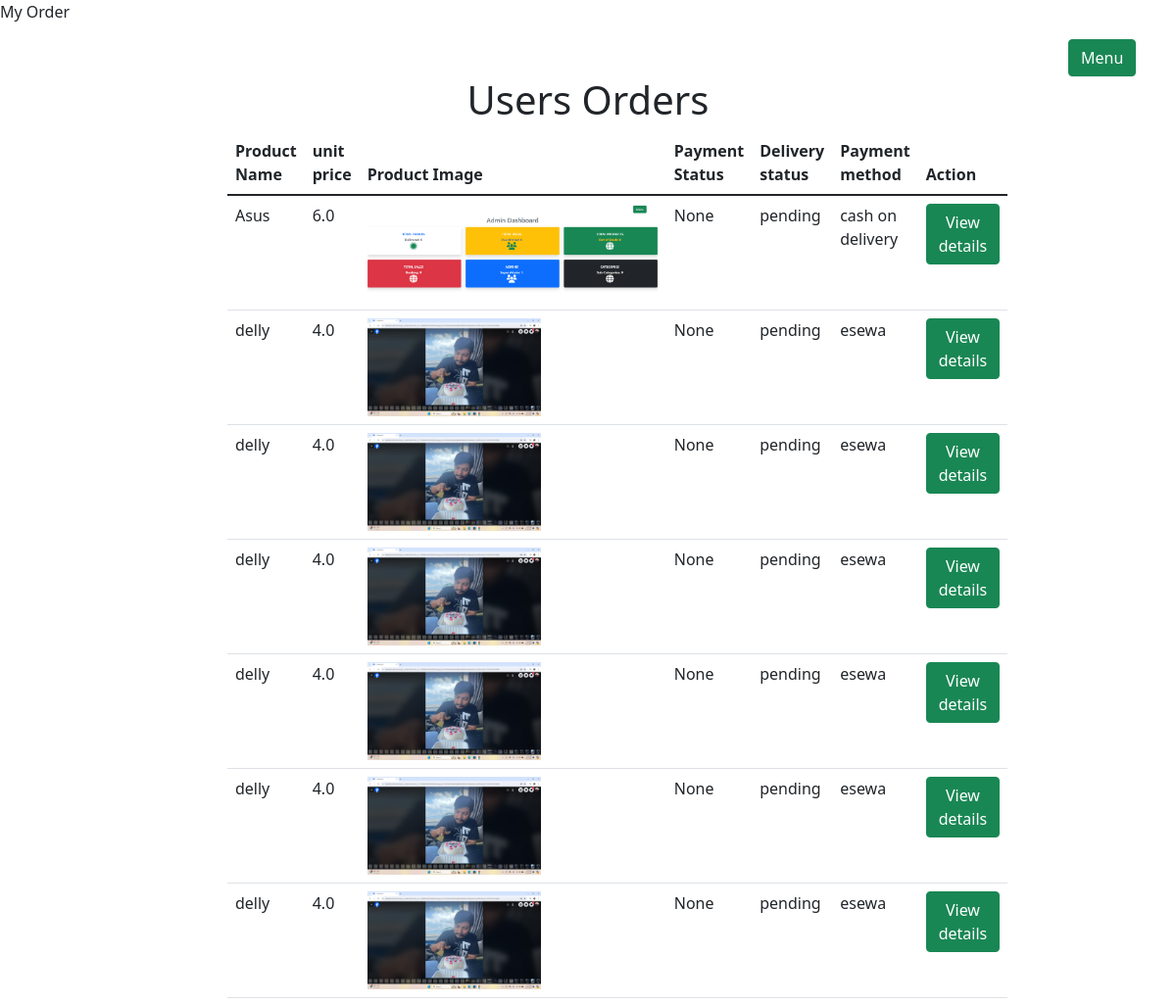
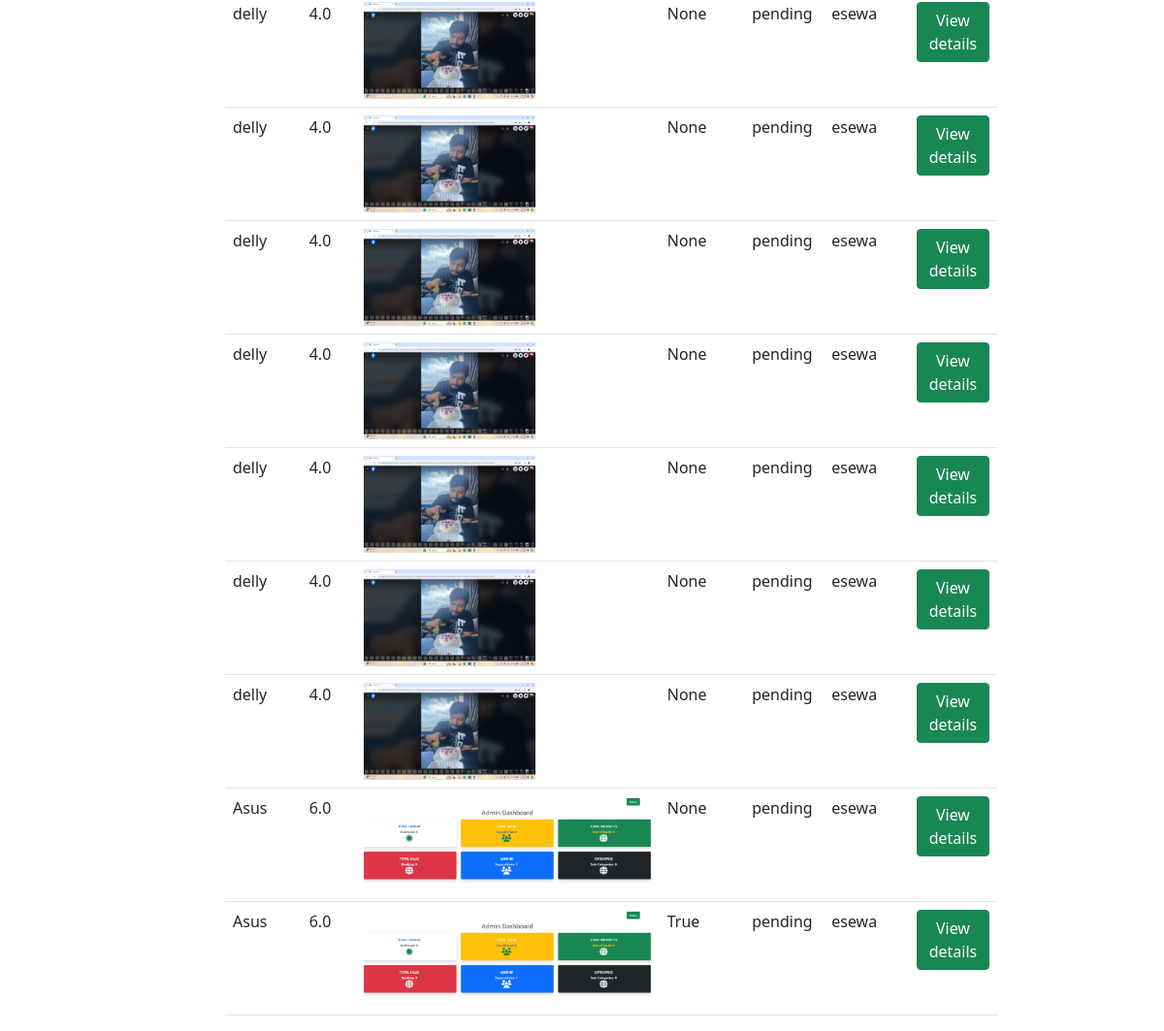
Page /admins/orders/ (signed in) on the committed database (2 pictures, top to bottom).
### users/models.py (models this page shows)
class Order(models.Model):
    payment=(
        ('cash on delivery','cash on delivery'),
        ('esewa','esewa')
    )
    product=models.ForeignKey(Product,on_delete=models.CASCADE)
    user=models.ForeignKey(User,on_delete=models.CASCADE)
    quantity=models.IntegerField()
    total_price=models.IntegerField()
    delivery_status=models.CharField(default='pending',max_length=100)
    payment_method=models.CharField(max_length=100,choices=payment)
    payment_status=models.BooleanField(default=False,null=True)
    contact_no=models.CharField(validators=[MinLengthValidator(9),MaxLengthValidator(10)],max_length=100)
    address=models.CharField(max_length=200)
    created_date=models.DateTimeField(auto_now_add=True)

### myapp/models.py (models this page shows, shortened)
class Product(models.Model):
    product_name=models.CharField(max_length=100)
    product_price=models.FloatField()
    stock=models.IntegerField()
    description=models.TextField()
    product_image=models.FileField(upload_to='static/uploads',null=True)
    created_at=models.DateTimeField(auto_now_add=True)
    category=models.ForeignKey(Category,on_delete=models.CASCADE,related_name='categories',null=True)

### users/auth.py (the view)
    def wrapper_function(request,*args,**kwargs):
        if not request.user.is_staff:
            return redirect('/users')
        else:
            return view_function(request,*args,**kwargs)

### adminspage/views.py (called while the page is built)
@login_required
@admin_only
def order(request):
    items=Order.objects.all()
    context={
        'items':items
    }
    return render(request,'admins/order.html',context)

### users/auth.py (called while the page is built)
def admin_only(view_function):
    def wrapper_function(request,*args,**kwargs):
        if not request.user.is_staff:
            return redirect('/users')
        else:
            return view_function(request,*args,**kwargs)
    return wrapper_function

### adminspage/templates/admins/order.html (shortened to what this page needs)
{% extends "admins/layouts.html" %}
{% load static %}
{% load crispy_forms_tags %}
{% block content %}
<h1 class="text-center">Users Orders</h1>
<div class="container">
    <div class="row d-flex justify-content-center">
        <div class="col-md-8">
            {% if items|length < 1 %}
            <h2 class="text-center text-danger my-3">
                You have no any orders
            </h2>
            {% else %}
            <table class="table table-border">
                <thead>
                    <tr>
                        <th>Product Name</th>
                        <th>unit price</th>
                        <th>Product Image</th>
                        <th>Payment Status</th>
                        <th>Delivery status</th>
                        <th>Payment method</th>
                        <th>Action</th>
                    </tr>
                </thead>
                <tbody>
                    {% for i in items %}
                    <tr>
                        <td>{{i.product.product_name}}</td>
                        <td>{{i.product.product_price}}</td>
                        <td><img src="{{i.product.product_image.url}}" alt="" height="100px"></td>
                        <td>
                            {{i.payment_status}}
                        </td>
                        <td>{{i.delivery_status}}</td>
                        <td>{{i.payment_method}}</td>
                        <td>
                            <a href="/users/details/{{i.id}}" class="btn btn-success">View details</a>
                        </td>
                    </tr>
                    {% endfor %}
                </tbody>
            </table>
            {% endif %}
        </div>
    </div>
</div>
{% endblock  %}

### rows in the picture
Order: product.product_name "Asus", product.product_price "6.0", product.product_image (picture), payment_status "None", delivery_status "pending", payment_method "cash on delivery"
Order: product.product_name "delly", product.product_price "4.0", product.product_image (picture), payment_status "None", delivery_status "pending", payment_method "esewa"
Order: product.product_name "delly", product.product_price "4.0", product.product_image (picture), payment_status "None", delivery_status "pending", payment_method "esewa"
Order: product.product_name "delly", product.product_price "4.0", product.product_image (picture), payment_status "None", delivery_status "pending", payment_method "esewa"
Order: product.product_name "delly", product.product_price "4.0", product.product_image (picture), payment_status "None", delivery_status "pending", payment_method "esewa"
Order: product.product_name "delly", product.product_price "4.0", product.product_image (picture), payment_status "None", delivery_status "pending", payment_method "esewa"
Order: product.product_name "delly", product.product_price "4.0", product.product_image (picture), payment_status "None", delivery_status "pending", payment_method "esewa"
Order: product.product_name "delly", product.product_price "4.0", product.product_image (picture), payment_status "None", delivery_status "pending", payment_method "esewa"
Order: product.product_name "delly", product.product_price "4.0", product.product_image (picture), payment_status "None", delivery_status "pending", payment_method "esewa"
Order: product.product_name "delly", product.product_price "4.0", product.product_image (picture), payment_status "None", delivery_status "pending", payment_method "esewa"
Order: product.product_name "delly", product.product_price "4.0", product.product_image (picture), payment_status "None", delivery_status "pending", payment_method "esewa"
Order: product.product_name "delly", product.product_price "4.0", product.product_image (picture), payment_status "None", delivery_status "pending", payment_method "esewa"
Order: product.product_name "delly", product.product_price "4.0", product.product_image (picture), payment_status "None", delivery_status "pending", payment_method "esewa"
Order: product.product_name "delly", product.product_price "4.0", product.product_image (picture), payment_status "None", delivery_status "pending", payment_method "esewa"
Order: product.product_name "Asus", product.product_price "6.0", product.product_image (picture), payment_status "None", delivery_status "pending", payment_method "esewa"
Order: product.product_name "Asus", product.product_price "6.0", product.product_image (picture), payment_status "True", delivery_status "pending", payment_method "esewa"
